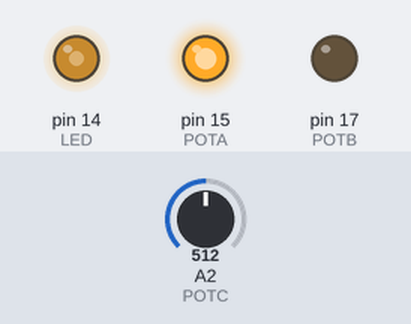
Bench run of a sketch on a simulated Arduino Uno, built with avr-gcc and run on an emulated ATmega328P. On the bench: output pins drawn as LEDs (lit = HIGH). The test bench sets the inputs (shaded band); at power-on: A2 (POTC) = 512.

Above: at 1.2 s.
1.3 s: A2 (POTC) set to 0
At 1.7 s:
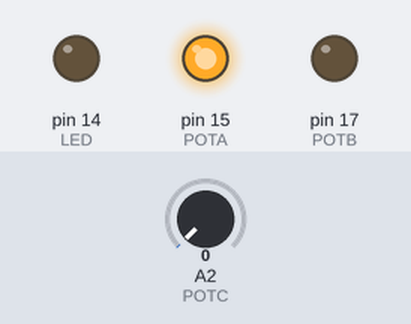
2.8 s: A2 (POTC) set to 122
5.8 s: A2 (POTC) set to 1023
At 7.0 s:
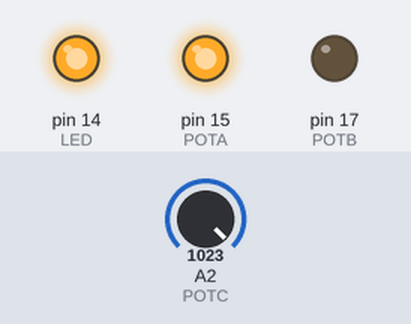
Timing chart, 0 to 8.8 s (numbered marks = the images above; inputs shaded):
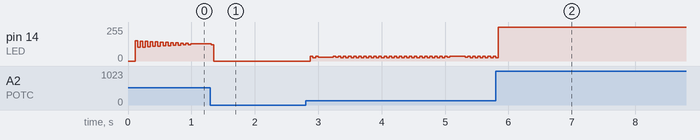

The sketch:

BinaryCodeModulation.ino
```cpp
// PROJECT  :BinaryCodeModulation
// PURPOSE  :Demonstration of Binary Code Modulation (BCM) aka Bit Angle Modulation (BAM)
//          :An alternative to PWM. This code uses TimerOne library so PWM on pins 9&10 n/a
// DEVICE   :Arduino
// AUTHOR   :C. D'Arcy
// DATE     :2018 11 22
// uC       :328
// COURSE   :ICS3U
// STATUS   :Working
// REFERENCE:http://www.batsocks.co.uk/readme/art_bcm_3.htm
#include <TimerOne.h>                 //Handy library to provide Timer1 interrupts
#define MCU_FREQ  16000000L           //Base frequency of the Arduino
#define Hz 2000                       //This appears to be a good target frequency
#define NUMBITS 8                     //Full byte modulation
#define RESOLUTION (1<<NUMBITS)       //Brackets are required!
#define POTA 15                       //A----|
#define POTC A2                       //  C--|
#define POTB 17                       //B----|
// determine the duration of the LSB to achieve desired Hz for given number of bits
volatile uint32_t period = MCU_FREQ / Hz / RESOLUTION;
uint8_t data;                         //Binary Code to be mod. (analog input)
volatile uint8_t i = 0;               //Bit index [bit7:0]
uint8_t LED = 14;                     //Display LED pin as verification
boolean logging = false;              //Logging option
void setup() {
  Serial.begin(9600);
  pinMode(LED, OUTPUT);               //Enable LED display
  Timer1.initialize(period);          //Set base multiple for interrupt duration
  Timer1.attachInterrupt(modulate);   //ISR (Interrupt Service Routine)
  pinMode(POTA, OUTPUT);              //Enable POT pin A
  digitalWrite(POTA, HIGH);           //
  pinMode(POTB, OUTPUT);              //Enable POT pin B
  digitalWrite(POTB, LOW);            //
}

//Here's the BCM magic...
void modulate() {
  digitalWrite(LED, data & (1 << i++)); //Bit value defines state of LED
  Timer1.setPeriod(period << i);        //Bit position (weight) defines delay
  i &= (NUMBITS - 1);                   //Constrain to closed interval: [0,7]
}

void loop() {
  data = analogRead(POTC) >> 2;         //Map POT reading to closed interval: [0,255]
  if (logging) Serial.println(data);    //Optional logging
}
```
